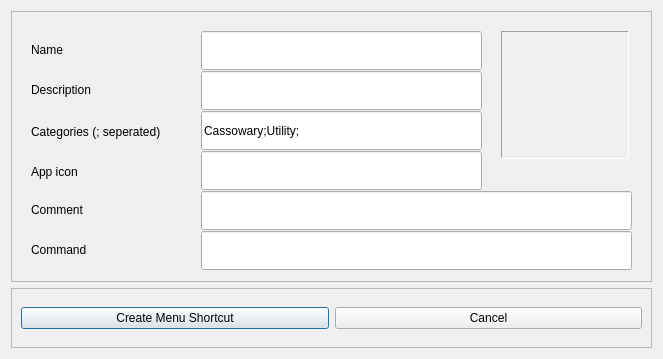
<?xml version="1.0" encoding="UTF-8"?>
<ui version="4.0">
 <class>DesktopDialog</class>
 <widget class="QDialog" name="DesktopDialog">
  <property name="geometry">
   <rect>
    <x>0</x>
    <y>0</y>
    <width>663</width>
    <height>359</height>
   </rect>
  </property>
  <property name="windowTitle">
   <string>Create Application Menu Shortcut</string>
  </property>
  <layout class="QVBoxLayout" name="verticalLayout">
   <item>
    <widget class="QFrame" name="frame">
     <property name="frameShape">
      <enum>QFrame::StyledPanel</enum>
     </property>
     <property name="frameShadow">
      <enum>QFrame::Raised</enum>
     </property>
     <widget class="QLineEdit" name="inp_name">
      <property name="geometry">
       <rect>
        <x>190</x>
        <y>20</y>
        <width>281</width>
        <height>39</height>
       </rect>
      </property>
     </widget>
     <widget class="QLabel" name="lb_name">
      <property name="geometry">
       <rect>
        <x>20</x>
        <y>30</y>
        <width>121</width>
        <height>17</height>
       </rect>
      </property>
      <property name="text">
       <string>Name</string>
      </property>
     </widget>
     <widget class="QLabel" name="lb_description">
      <property name="geometry">
       <rect>
        <x>20</x>
        <y>70</y>
        <width>131</width>
        <height>17</height>
       </rect>
      </property>
      <property name="text">
       <string>Description</string>
      </property>
     </widget>
     <widget class="QLineEdit" name="inp_description">
      <property name="geometry">
       <rect>
        <x>190</x>
        <y>60</y>
        <width>281</width>
        <height>39</height>
       </rect>
      </property>
     </widget>
     <widget class="QLabel" name="lb_icon">
      <property name="geometry">
       <rect>
        <x>20</x>
        <y>110</y>
        <width>161</width>
        <height>21</height>
       </rect>
      </property>
      <property name="text">
       <string>Categories (; seperated)</string>
      </property>
      <property name="wordWrap">
       <bool>true</bool>
      </property>
     </widget>
     <widget class="QLineEdit" name="inp_categories">
      <property name="geometry">
       <rect>
        <x>190</x>
        <y>100</y>
        <width>281</width>
        <height>39</height>
       </rect>
      </property>
      <property name="text">
       <string>Cassowary;Utility;</string>
      </property>
     </widget>
     <widget class="QLabel" name="lb_appicon">
      <property name="geometry">
       <rect>
        <x>490</x>
        <y>20</y>
        <width>128</width>
        <height>128</height>
       </rect>
      </property>
      <property name="minimumSize">
       <size>
        <width>32</width>
        <height>32</height>
       </size>
      </property>
      <property name="maximumSize">
       <size>
        <width>128</width>
        <height>128</height>
       </size>
      </property>
      <property name="autoFillBackground">
       <bool>false</bool>
      </property>
      <property name="styleSheet">
       <string notr="true"/>
      </property>
      <property name="frameShape">
       <enum>QFrame::Panel</enum>
      </property>
      <property name="frameShadow">
       <enum>QFrame::Sunken</enum>
      </property>
      <property name="text">
       <string/>
      </property>
      <property name="alignment">
       <set>Qt::AlignCenter</set>
      </property>
     </widget>
     <widget class="QLineEdit" name="inp_comment">
      <property name="geometry">
       <rect>
        <x>190</x>
        <y>180</y>
        <width>431</width>
        <height>39</height>
       </rect>
      </property>
     </widget>
     <widget class="QLabel" name="lb_comment">
      <property name="geometry">
       <rect>
        <x>20</x>
        <y>190</y>
        <width>141</width>
        <height>17</height>
       </rect>
      </property>
      <property name="text">
       <string>Comment</string>
      </property>
     </widget>
     <widget class="QLabel" name="lb_command">
      <property name="geometry">
       <rect>
        <x>20</x>
        <y>230</y>
        <width>141</width>
        <height>17</height>
       </rect>
      </property>
      <property name="text">
       <string>Command</string>
      </property>
     </widget>
     <widget class="QLineEdit" name="inp_command">
      <property name="geometry">
       <rect>
        <x>190</x>
        <y>220</y>
        <width>431</width>
        <height>39</height>
       </rect>
      </property>
     </widget>
     <widget class="QLabel" name="lb_categories_2">
      <property name="geometry">
       <rect>
        <x>20</x>
        <y>150</y>
        <width>161</width>
        <height>21</height>
       </rect>
      </property>
      <property name="text">
       <string>App icon</string>
      </property>
      <property name="wordWrap">
       <bool>true</bool>
      </property>
     </widget>
     <widget class="QLineEdit" name="inp_icon">
      <property name="geometry">
       <rect>
        <x>190</x>
        <y>140</y>
        <width>281</width>
        <height>39</height>
       </rect>
      </property>
      <property name="text">
       <string/>
      </property>
     </widget>
    </widget>
   </item>
   <item>
    <widget class="QFrame" name="frame_2">
     <property name="maximumSize">
      <size>
       <width>16777215</width>
       <height>60</height>
      </size>
     </property>
     <property name="frameShape">
      <enum>QFrame::StyledPanel</enum>
     </property>
     <property name="frameShadow">
      <enum>QFrame::Raised</enum>
     </property>
     <layout class="QHBoxLayout" name="horizontalLayout">
      <item>
       <widget class="QPushButton" name="btn_save">
        <property name="styleSheet">
         <string notr="true"/>
        </property>
        <property name="text">
         <string>Create Menu Shortcut</string>
        </property>
       </widget>
      </item>
      <item>
       <widget class="QPushButton" name="btn_dismiss">
        <property name="styleSheet">
         <string notr="true"/>
        </property>
        <property name="text">
         <string>Cancel</string>
        </property>
       </widget>
      </item>
     </layout>
    </widget>
   </item>
  </layout>
 </widget>
 <resources/>
 <connections/>
</ui>
